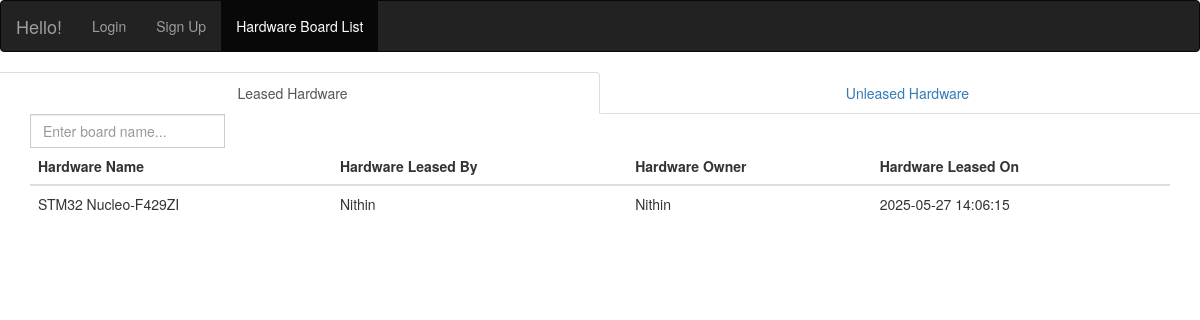
The page /hardware_list on the database its author committed.
### models.py (models this page shows, shortened)
class Checkout(db.Model):
    __tablename__ = 'checkout'
    id = db.Column(db.Integer, primary_key=True)
    user_id = db.Column(db.Integer, db.ForeignKey('user.id'), nullable=False)
    hardware_id = db.Column(db.Integer, db.ForeignKey('hardware.id'), nullable=False)
    checkout_date = db.Column(db.DateTime, default=db.func.current_timestamp())
    return_date = db.Column(db.DateTime, nullable=True)
    state = db.Column(db.String(150), nullable=False)
    hw_leaser = db.relationship('User', backref=db.backref('hw_leaser_name', lazy=True))
    hardware = db.relationship('Hardware', back_populates='checkouts')

class Hardware(db.Model):
    __tablename__ = 'hardware'
    id = db.Column(db.Integer, primary_key=True)
    name = db.Column(db.String(150), nullable=False)
    count = db.Column(db.Integer, nullable=False)
    owner_id = db.Column(db.Integer, db.ForeignKey('user.id'), nullable=False)
    hw_owner = db.relationship('User', backref=db.backref('hw_owner_name', lazy=True))
    checkouts = db.relationship('Checkout', back_populates='hardware')

class User(UserMixin, db.Model):
    __tablename__ = 'user'
    id = db.Column(db.Integer, primary_key=True)
    username = db.Column(db.String(150), unique=True, nullable=False)
    password_hash = db.Column(db.String(128), nullable=False)
    privilege_level = db.Column(db.String(50), nullable=False, default='user')
    approval_status = db.Column(db.String(50), nullable=False, default='pending')

### app.py (the view)
@app.route('/hardware_list', methods=['GET'])
def hardware_list():
    active_checkouts = Checkout.query.filter(
        Checkout.state == 'taken'
    ).all()
    unleased_hardware = Hardware.query.filter(
        Hardware.count > 0).all()
    return render_template('hardware_list.html', active_checkouts=active_checkouts, unleased_hardware=unleased_hardware)

### templates/hardware_list.html (shortened to what this page needs)
<!DOCTYPE html>
<html lang="en">
<head>
    <link rel="stylesheet" href="https://maxcdn.bootstrapcdn.com/bootstrap/3.4.1/css/bootstrap.min.css">
</head>
<body>
    <nav class="navbar navbar-inverse">
        <div class="container-fluid">
            <div class="navbar-header">
                {% if current_user.is_authenticated %}
                <a class="navbar-brand" href="{{url_for('index')}}">Hello, {{ current_user.username }}!</a>
                {% else %}
                <a class="navbar-brand" href="{{url_for('index')}}">Hello!</a>
                {% endif %}
            </div>
            <ul class="nav navbar-nav">
                {% if current_user.is_authenticated %}
                <li><a href="{{ url_for('checkout') }}">Checkout Hardware</a></li>
                <li><a href="{{ url_for('return_hardware') }}">Return Hardware</a></li>
                <li><a href="{{ url_for('logout') }}">Logout</a></li>
                {% else %}
                <li><a href="{{ url_for('login') }}">Login</a></li>
                <li><a href="{{ url_for('signup') }}">Sign Up</a></li>
                {% endif %}
                <li class="active"><a href="{{ url_for('hardware_list') }}">Hardware Board List</a></li>
            </ul>
        </div>
    </nav>
    <div class="row pt-5">
        <ul class="nav nav-tabs nav-justified">
            <li class="active"><a data-toggle="pill" href="#leased_hardware">Leased Hardware</a></li>
            <li><a data-toggle="pill" href="#unleased_hardware">Unleased Hardware</a></li>
        </ul>
    </div>
    <div class="tab-content">
        <div id="leased_hardware" class="tab-pane fade in active">
            <div class="container">
                <div class="input-group mb-3 mw-100">
                    <input type="text" class="form-control live-search-box" aria-label="target_name"
                        placeholder="Enter board name..." aria-describedby="inputGroup-sizing-default">
                </div>
                <div class="table-responsive">
                    <table class="table">
                        <thead>
                            <tr>
                                <th>Hardware Name</th>
                                <th>Hardware Leased By</th>
                                <th>Hardware Owner</th>
                                <th>Hardware Leased On</th>
                            </tr>
                        </thead>
                        <tbody class="live-search-list" id="hardwareList">
                            {% for item in active_checkouts %}
                            <tr>
                                <td>{{ item.hardware.name }}</td>
                                <td>{{ item.hw_leaser.username }}</td>
                                <td>{{ item.hardware.hw_owner.username }}</td>
                                <td>{{ item.checkout_date }}</td>
                            </tr>
                            {% endfor %}
                        </tbody>
                    </table>
                </div>
            </div>
        </div>
    </div>
</body>
</html>

### rows shown on the page
Checkout: hardware.name "STM32 Nucleo-F429ZI", hw_leaser.username "Nithin", hardware.hw_owner.username "Nithin", checkout_date "2025-05-27 14:06:15"
